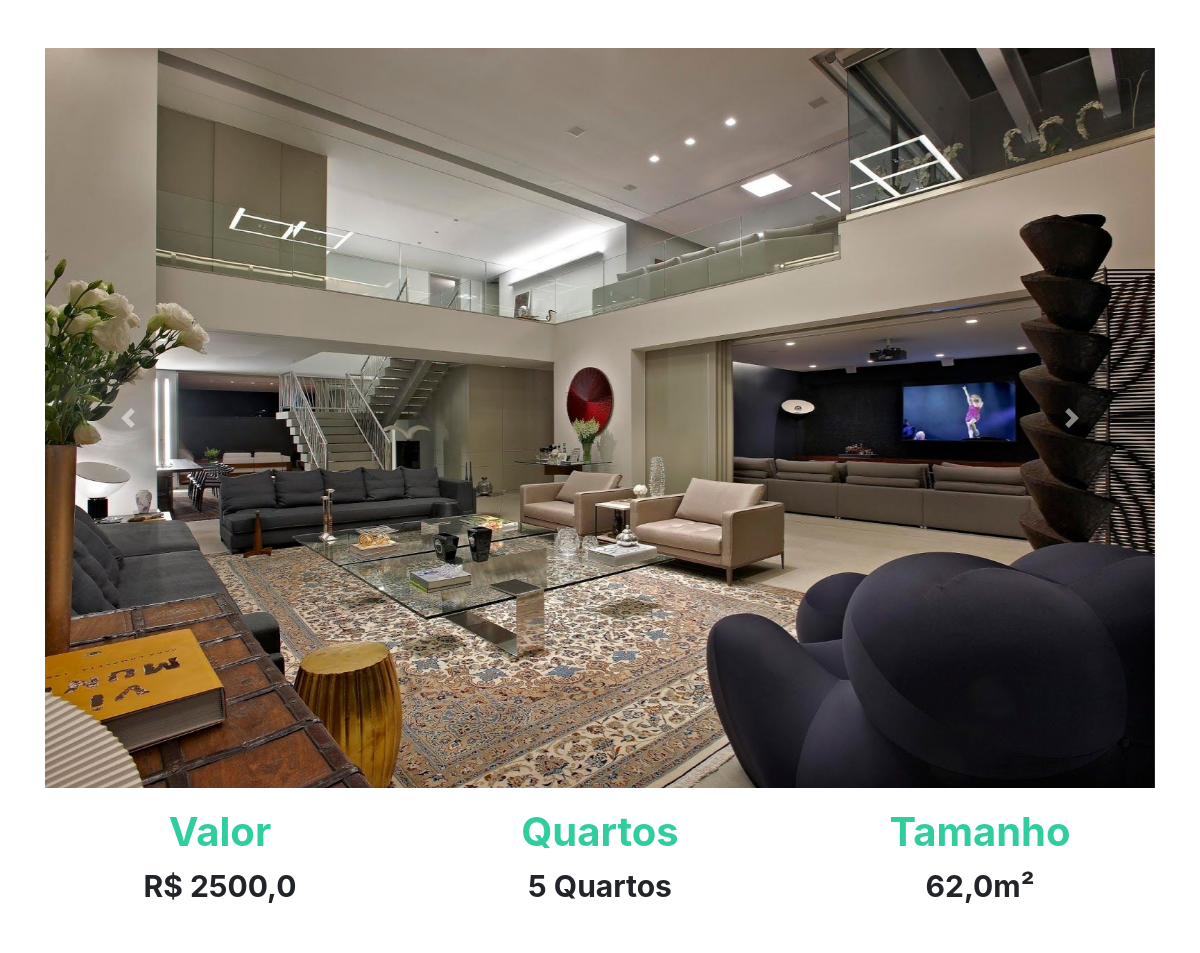
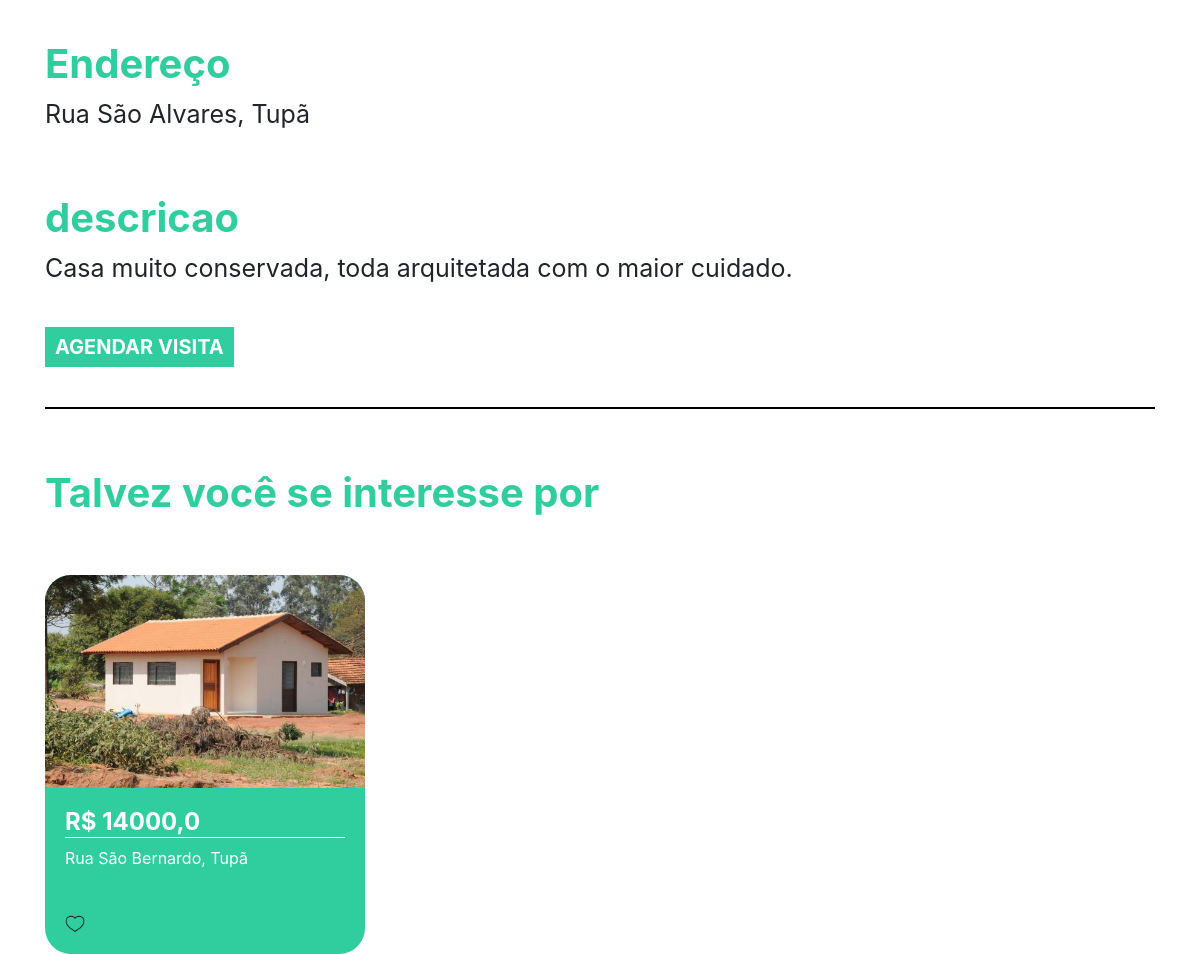
The page /imovel/1 on the database its author committed (2 pictures, top to bottom).
### plataforma/models.py (models this page shows, shortened)
class Imagem(models.Model):
    img = models.ImageField(upload_to='img')
    def __str__(self) -> str:
        return self.img.url

class Imovei(models.Model):
    choices = (('V', 'Venda'),
               ('A', 'Aluguel'))
    choices_imovel = (('A', 'Apartamento'),
                      ('C', 'Casa'))
    imagens = models.ManyToManyField(Imagem)
    valor = models.FloatField()
    quartos = models.IntegerField()
    tamanho = models.FloatField()
    cidade = models.ForeignKey(Cidade, on_delete=models.DO_NOTHING)
    rua = models.CharField(max_length=50)
    tipo = models.CharField(max_length=1, choices=choices)
    tipo_imovel = models.CharField(max_length=1, choices=choices_imovel)
    numero = models.IntegerField()
    descricao = models.TextField()
    dias_visita = models.ManyToManyField(DiasVisita)
    horarios = models.ManyToManyField(Horario)

class Cidade(models.Model):
    nome = models.CharField(max_length=30)
    def __str__(self) -> str:
        return self.nome

### plataforma/views.py (the view)
# urls.py: path('imovel/<str:id>', views.imovel, name="imovel"),
def imovel(request, id):
   imovel = get_object_or_404(Imovei, id=id)
   sugestoes = Imovei.objects.filter(cidade=imovel.cidade).exclude(id=id)[:2]
   return render(request, 'imovel.html', {'imovel': imovel, 'sugestoes': sugestoes})

### plataforma/models.py (called while the page is built)
    def __str__(self) -> str:
        return self.dia

    def __str__(self) -> str:
        return str(self.horario)

### plataforma/templates/imovel.html (shortened to what this page needs)
{% extends 'base.html' %}
{% load static %}
{% block 'head' %}
<link rel="stylesheet" href="{% static 'plataforma/css/home.css' %}">
{% endblock  %}
{% block 'body' %}
    <div style="text-align: center" class="container">
        <br>
        <br>
        <div id="carouselExampleControls" class="carousel slide" data-ride="carousel">
            <div class="carousel-inner">
                {% for img in imovel.imagens.all  %}
                    <div class="carousel-item {% if forloop.first %} active {% endif %}" >
                        <img class="d-block w-100" src="{{img}}" alt="First slide">
                    </div>
                {% endfor %}
            </div>
        <a class="carousel-control-prev" href="#carouselExampleControls" role="button" data-slide="prev">
            <span class="carousel-control-prev-icon" aria-hidden="true"></span>
        </a>
        <a class="carousel-control-next" href="#carouselExampleControls" role="button" data-slide="next">
            <span class="carousel-control-next-icon" aria-hidden="true"></span>
        </a>
    </div>
        <div class="row">
            <div class="col-md">
                <h3 class="titulo_especificacao">Valor</h3>
                <p class="especificacao">R$ {{imovel.valor}}</p>
            </div>
            <div class="col-md">
                <h3 class="titulo_especificacao">Quartos</h3>
                <p class="especificacao">{{imovel.quartos}} Quartos</p>
            </div>
            <div class="col-md">
                <h3 class="titulo_especificacao">Tamanho</h3>
                <p class="especificacao">{{imovel.tamanho}}m²</p>
            </div>
        </div>
        <br>
        <br>
        <div style="text-align: left">
            <h3 class="titulo_especificacao">Endereço</h3>
            <p class="especificacao_endereco">{{imovel.rua}}, {{imovel.cidade }}</p>
        </div>
        <br>
        <div style="text-align: left">
            <h3 class="titulo_especificacao">descricao</h3>
            <p class="especificacao_endereco">{{imovel.descricao}}</p>
            <br>
            <button class="btn_agendar_visita" data-toggle="modal" data-target="#exampleModal">AGENDAR VISITA</button>
            <br>
            <br>
        </div>
        <hr style="border: 1px solid black">
        <br>
        <div class="div_possivel_interesse">
            <h3 class="titulo_especificacao">Talvez você se interesse por</h3>
            <div class="row">
                {% for sugestao in sugestoes %}
                    <div class="col-md cont">
                        <div class="card_imovel">
                            <img class="img_capa_imovel" src="{{sugestao.imagens.all.0.img.url}}">
                            <div class="informacoes_imoveis">
                            <a class="a_none" href="{% url 'imovel' sugestao.id %}"><h4 class="valor">R$ {{sugestao.valor}}</h4></a>
                            <p>{{sugestao.rua}}, {{sugestao.cidade}}</p>
                            <br>
                            <img width="7%" src="{% static 'plataforma/img/heart.png' %}">
                            </div>
                        </div>
                    </div>
                {% endfor %}
            </div>
        </div>
    </div>
{% endblock  %}

### templates/static/plataforma/css/home.css (style rules this page uses)
.card_imovel { background-color: #30CD9E; width: 20rem; margin-top: 50px; border-radius: 26px; }
.img_capa_imovel { width: 100%; border-top-left-radius: 26px; border-top-right-radius: 26px; }
.informacoes_imoveis { padding: 20px; color: white; }
.valor { font-weight: bold; border-bottom: 1px solid white; }
.a_none { color: white; }
.titulo_especificacao { color: #30CD9E; font-weight: bold; margin-top: 20px; font-size: 40px; }
.especificacao { font-size: 30px; font-weight: bold; }
.especificacao_endereco { font-size: 25px; }
.btn_agendar_visita { border: none; background-color: #30CD9E; color: white; font-weight: bold; font-size: 20px; padding: 5px 10px 5px 10px; }
.div_possivel_interesse { text-align: left; }

### rows shown on the page
Imagem: img (picture)
Imovei: valor "2500,0", quartos "5", tamanho "62,0", rua "Rua São Alvares", cidade "Tupã", descricao "Casa muito conservada, toda arquitetada com o maior cuidado."
Imovei: imagens.all.0.img (picture), valor "14000,0", rua "Rua São Bernardo", cidade "Tupã"
